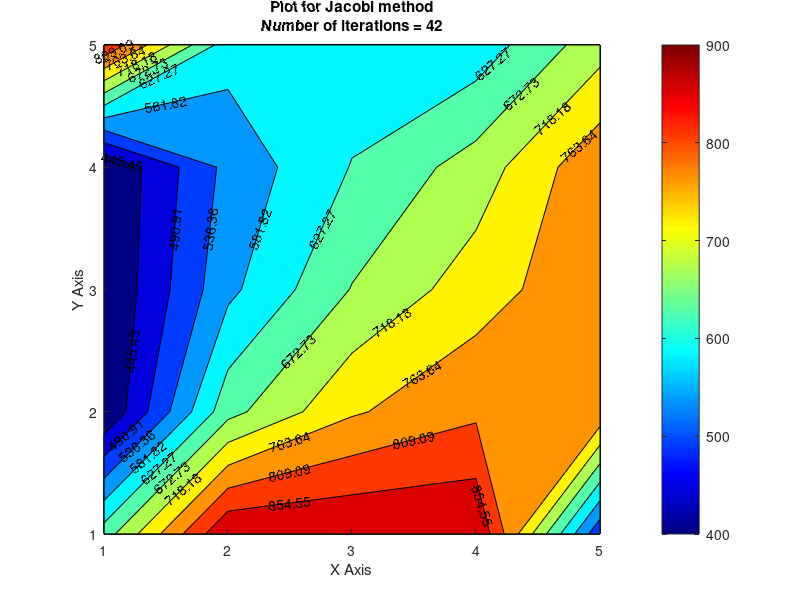
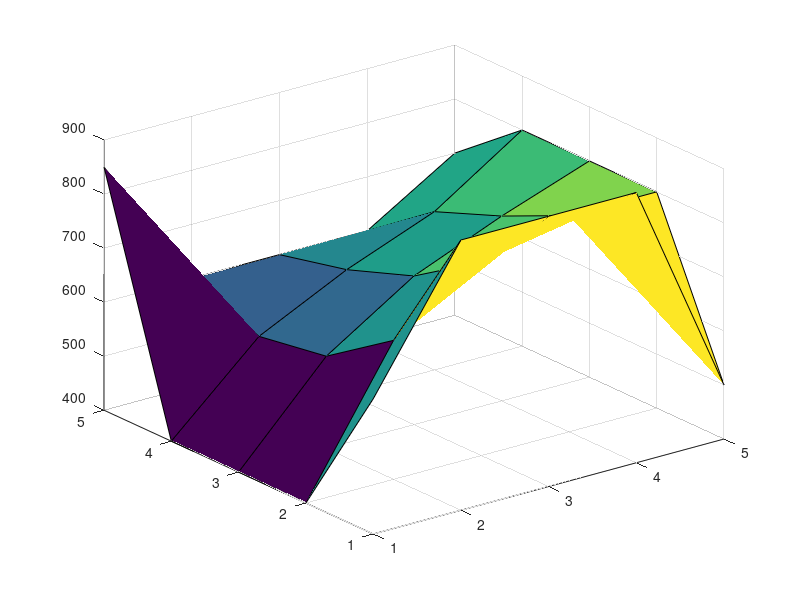

MATLAB code for these plots, in order:
clear all
close all
clc
%Entering the number of grid points in x and y direction
Nx =  input('Number of grid points in x/y direction');
% code written for equal number of grid points for both sides
Ny = Nx;
%defining the boundary
x = 1:Nx;
dx = abs(x(1)-x(2));
nx = length(x);
y = 1:Ny;
dy = abs(y(1)-y(2));
ny = length(y);

%defining the boundary conditions
t_top = 600;
t_bottom = 900;
t_left = 400;
t_right = 800;

%defining the initial conditions and the 1st guess value of temperature.
t = 300*ones(nx,ny);
t(ny,:) = t_top;
t(1,:) = t_bottom;
t(:,1) = t_left;
t(:,ny) = t_right;
t(1,1) = (t_left + t_bottom)/2;
t(1,ny) = (t_top + t_left)/2;
t(nx,ny) = (t_top + t_right)/2;
t(nx,1) = (t_right + t_bottom)/2;

%initialising the t_initial and t_old for future computation.
t_initial = t;
t_old = t;

%defining the k term for future simplification.
k =  (dx^2*dy^2)/(2*(dx^2+dy^2));

%defining the tolerance and error values
tolerance = 1e-4;
error = 1;

%starting the iteration count.
iteration = 0;

%starting the while loop that uses Jacobi method and it runs until the error value is acceptable.
while error>tolerance

    %starting the spatial loops
    for i = 2:(length(x)-1)
        for j = 2:(length(y)-1)

            %calculating the temperature of a point using Jacobi method
            term1 = (t_old(i-1,j)+t_old(i+1,j))/(dx^2);
            term2 = (t_old(i,j-1)+t_old(i,j+1))/(dy^2);
            t(i,j) = k*(term1 + term2);
        end
    end

    %calculating the error value
    error = max(max(abs(t_old - t)));

    %updating the t_old
    t_old = t;

    %updating the iteration count.
    iteration = iteration + 1;

end
hold on
%ploting for the solution obtained using the Jacobi method.
figure(1)
[c,h] = contourf(x,y,t);
clabel(c,h);
colorbar
caxis([400 900])
colormap(jet(256));
%set(gca,'YDIR','reverse');
xlabel('X Axis');
ylabel('Y Axis');
title({['Plot for Jacobi method'],['Number of iterations = ',num2str(iteration)]});
figure(2)
surface(x,y,t)
surf(x,y,t)
hold off
